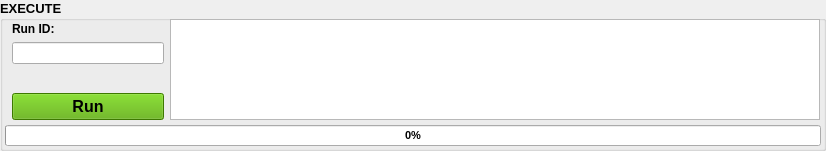
   <widget class="QGroupBox" name="groupBox">
    <property name="geometry">
     <rect>
      <x>5</x>
      <y>600</y>
      <width>826</width>
      <height>151</height>
     </rect>
    </property>
    <property name="sizePolicy">
     <sizepolicy hsizetype="Minimum" vsizetype="Minimum">
      <horstretch>0</horstretch>
      <verstretch>0</verstretch>
     </sizepolicy>
    </property>
    <property name="minimumSize">
     <size>
      <width>0</width>
      <height>0</height>
     </size>
    </property>
    <property name="maximumSize">
     <size>
      <width>16777215</width>
      <height>240</height>
     </size>
    </property>
    <property name="font">
     <font>
      <family>Segoe UI</family>
      <pointsize>10</pointsize>
      <weight>75</weight>
      <bold>true</bold>
     </font>
    </property>
    <property name="title">
     <string>EXECUTE</string>
    </property>
    <widget class="QTextEdit" name="diagnosticWindow">
     <property name="geometry">
      <rect>
       <x>170</x>
       <y>19</y>
       <width>650</width>
       <height>101</height>
      </rect>
     </property>
     <property name="sizePolicy">
      <sizepolicy hsizetype="Fixed" vsizetype="Fixed">
       <horstretch>0</horstretch>
       <verstretch>0</verstretch>
      </sizepolicy>
     </property>
     <property name="minimumSize">
      <size>
       <width>650</width>
       <height>0</height>
      </size>
     </property>
     <property name="font">
      <font>
       <family>Segoe UI</family>
       <pointsize>9</pointsize>
      </font>
     </property>
     <property name="toolTip">
      <string/>
     </property>
     <property name="statusTip">
      <string>Diagnostic window</string>
     </property>
     <property name="styleSheet">
      <string notr="true">border-color: rgb(255, 255, 255);</string>
     </property>
     <property name="lineWrapMode">
      <enum>QTextEdit::NoWrap</enum>
     </property>
     <property name="readOnly">
      <bool>true</bool>
     </property>
    </widget>
    <widget class="QWidget" name="">
     <property name="geometry">
      <rect>
       <x>10</x>
       <y>20</y>
       <width>156</width>
       <height>101</height>
      </rect>
     </property>
     <layout class="QHBoxLayout" name="horizontalLayout_7">
      <property name="leftMargin">
       <number>1</number>
      </property>
      <property name="topMargin">
       <number>1</number>
      </property>
      <property name="rightMargin">
       <number>1</number>
      </property>
      <item>
       <layout class="QVBoxLayout" name="verticalLayout_4">
        <property name="leftMargin">
         <number>1</number>
        </property>
        <property name="topMargin">
         <number>1</number>
        </property>
        <property name="rightMargin">
         <number>1</number>
        </property>
        <property name="bottomMargin">
         <number>1</number>
        </property>
        <item>
         <widget class="QLabel" name="runIdLabel">
          <property name="sizePolicy">
           <sizepolicy hsizetype="Expanding" vsizetype="Preferred">
            <horstretch>0</horstretch>
            <verstretch>0</verstretch>
           </sizepolicy>
          </property>
          <property name="font">
           <font>
            <family>Segoe UI</family>
            <pointsize>9</pointsize>
           </font>
          </property>
          <property name="statusTip">
           <string>Set the run identifier.</string>
          </property>
          <property name="text">
           <string>Run ID:</string>
          </property>
         </widget>
        </item>
        <item>
         <widget class="QLineEdit" name="runId">
          <property name="sizePolicy">
           <sizepolicy hsizetype="MinimumExpanding" vsizetype="Fixed">
            <horstretch>0</horstretch>
            <verstretch>0</verstretch>
           </sizepolicy>
          </property>
          <property name="font">
           <font>
            <family>Segoe UI</family>
            <pointsize>9</pointsize>
           </font>
          </property>
          <property name="statusTip">
           <string>Set the run identifier.</string>
          </property>
         </widget>
        </item>
        <item>
         <spacer name="verticalSpacer_3">
          <property name="orientation">
           <enum>Qt::Vertical</enum>
          </property>
          <property name="sizeHint" stdset="0">
           <size>
            <width>20</width>
            <height>40</height>
           </size>
          </property>
         </spacer>
        </item>
        <item>
         <widget class="QPushButton" name="runButton">
          <property name="sizePolicy">
           <sizepolicy hsizetype="MinimumExpanding" vsizetype="Fixed">
            <horstretch>0</horstretch>
            <verstretch>0</verstretch>
           </sizepolicy>
          </property>
          <property name="minimumSize">
           <size>
            <width>50</width>
            <height>0</height>
           </size>
          </property>
          <property name="font">
           <font>
            <family>Segoe UI</family>
            <pointsize>12</pointsize>
            <weight>75</weight>
            <bold>true</bold>
           </font>
          </property>
          <property name="toolTip">
           <string/>
          </property>
          <property name="statusTip">
           <string>Execute the App Date Tool</string>
          </property>
          <property name="styleSheet">
           <string notr="true">background-color: rgb(85, 170, 0);</string>
          </property>
          <property name="text">
           <string>Run</string>
          </property>
         </widget>
        </item>
       </layout>
      </item>
     </layout>
    </widget>
    <widget class="QProgressBar" name="progressBar">
     <property name="geometry">
      <rect>
       <x>5</x>
       <y>125</y>
       <width>816</width>
       <height>21</height>
      </rect>
     </property>
     <property name="sizePolicy">
      <sizepolicy hsizetype="Fixed" vsizetype="Fixed">
       <horstretch>0</horstretch>
       <verstretch>0</verstretch>
      </sizepolicy>
     </property>
     <property name="minimumSize">
      <size>
       <width>0</width>
       <height>0</height>
      </size>
     </property>
     <property name="font">
      <font>
       <family>Segoe UI</family>
       <pointsize>8</pointsize>
      </font>
     </property>
     <property name="statusTip">
      <string>App Date Tool progression bar</string>
     </property>
     <property name="value">
      <number>0</number>
     </property>
     <property name="textVisible">
      <bool>true</bool>
     </property>
    </widget>
   </widget>
